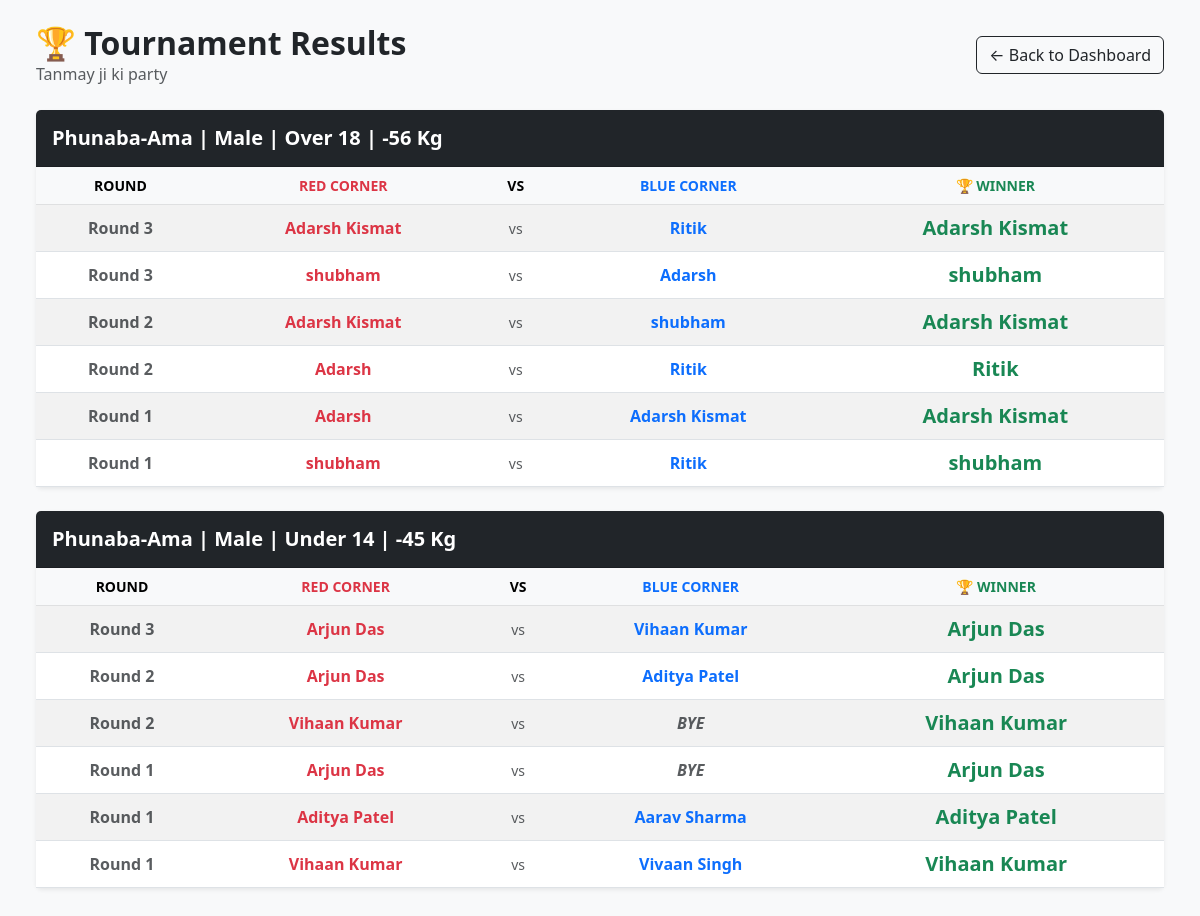
The app's page /tournaments/1/results/, older data.
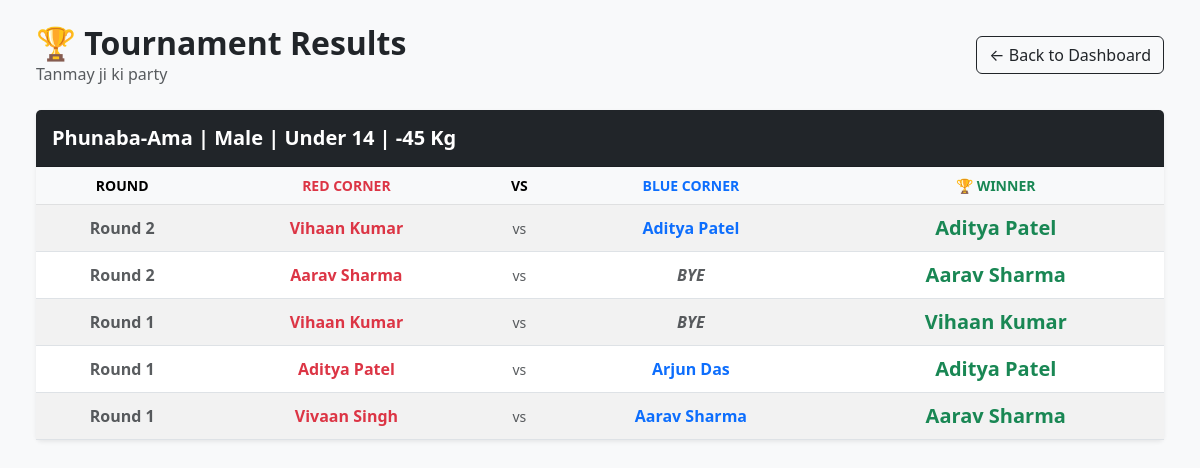
The same page, newer data.
### thangta/models.py (models this page shows, shortened)
class Tournament(models.Model):
    name = models.CharField(max_length=200)
    start_date = models.DateField()
    end_date = models.DateField(null=True, blank=True)
    location = models.CharField(max_length=200, blank=True, null=True)
    created_at = models.DateTimeField(auto_now_add=True)
    battle_rings = models.IntegerField(default=0)

class Match(models.Model):
    tournament = models.ForeignKey(Tournament, on_delete=models.CASCADE)
    event_type = models.CharField(max_length=50)
    age_category = models.CharField(max_length=3)
    weight_category = models.CharField(max_length=4)
    gender = models.CharField(max_length=10)
    is_active = models.BooleanField(default=False)
    is_completed = models.BooleanField(default=False)
    round_number = models.IntegerField(default=1)
    current_round = models.IntegerField(default=1) # Tracks Round 1, Round 2, or 3 (Tie Breaker)
    current_sub_round = models.IntegerField(default=1)
    match_sequence = models.IntegerField(help_text="Order of the match in this round")
    current_sub_round = models.IntegerField(default=1)
    active_scorers = models.ManyToManyField(CustomUser, blank=True, related_name='scoring_matches')
    ring_number = models.IntegerField(default=1)
    participant_red = models.ForeignKey(Participant, related_name='matches_as_red', on_delete=models.CASCADE)
    participant_blue = models.ForeignKey(Participant, related_name='matches_as_blue', on_delete=models.CASCADE, null=True, blank=True)
    winner = models.ForeignKey(Participant, related_name='matches_won', on_delete=models.SET_NULL, null=True, blank=True)
    round_1_red = models.IntegerField(default=0)
    round_1_blue = models.IntegerField(default=0)
    round_2_red = models.IntegerField(default=0)
    round_2_blue = models.IntegerField(default=0)
    round_3_red = models.IntegerField(default=0)
    round_3_blue = models.IntegerField(default=0)
    @property
    def age_display(self):
        age_map = {'U14': 'Under 14', 'U18': 'Under 18', 'O18': 'Over 18'}
        return age_map.get(self.age_category, self.age_category)
    @property
    def weight_display(self):
        if self.weight_category and "Kg" not in str(self.weight_category):
            return f"{self.weight_category} Kg"
        return self.weight_category
    @property
    def full_category_name(self):
        return f"{self.event_type} | {self.gender} | {self.age_display} | {self.weight_display}"

class Participant(models.Model):
    class GenderChoices(models.TextChoices):
        MALE = 'Male', 'Male'
        FEMALE = 'Female', 'Female'
    class EventTypeChoices(models.TextChoices):
        PHUNABA_AMA = 'Phunaba-Ama', 'Phunaba-Ama'
        PHUNABA_ANISHUBA = 'Phunaba-Anishuba', 'Phunaba-Anishuba'
    class AgeCategory(models.TextChoices):
        UNDER_14 = 'U14', 'Under 14'
        UNDER_18 = 'U18', 'Under 18'
        OVER_18 = 'O18', 'Over 18'
    class WeightCategory(models.TextChoices):
        MINUS_21 = '-21', '-21 Kg'
        MINUS_25 = '-25', '-25 Kg'
        MINUS_29 = '-29', '-29 Kg'
        MINUS_33 = '-33', '-33 Kg'
        MINUS_37 = '-37', '-37 Kg'
        MINUS_40 = '-40', '-40 Kg'
        MINUS_41 = '-41', '-41 Kg'
        MINUS_44 = '-44', '-44 Kg'
        MINUS_45 = '-45', '-45 Kg'
        MINUS_49 = '-49', '-49 Kg'
        MINUS_52 = '-52', '-52 Kg'
        MINUS_53 = '-53', '-53 Kg'
        MINUS_56 = '-56', '-56 Kg'
        MINUS_75 = '-75', '-75 Kg'
        PLUS_53 = '+53', '+53 Kg'
    tournament = models.ForeignKey(
        Tournament,
        on_delete=models.CASCADE,
        related_name='participants',
        null=True, blank=True
    )
    name = models.CharField(max_length=200, null=True, blank=True)
    actual_age = models.IntegerField(null=True, blank=True, help_text="Age in numbers")
    date_of_birth = models.DateField(null=True, blank=True) # Add this!
    age = models.IntegerField(default = 0)
    gender = models.CharField(max_length=10, choices=GenderChoices.choices, null=True, blank=True)
    contact = models.CharField(max_length=15, null=True, blank=True)
    district = models.CharField(max_length=100)
    district_code = models.CharField(max_length=20)
    event_type = models.CharField(max_length=50, choices=EventTypeChoices.choices, null=True, blank=True)
    age_category = models.CharField(
        max_length=3,
        choices=AgeCategory.choices,
        help_text="Select the participant's age group."
    )
    weight_category = models.CharField(
        max_length=4,
        choices=WeightCategory.choices,
        help_text="Select the participant's weight class."
    )

### thangta/views.py (the view)
# urls.py: path('tournaments/<int:tournament_id>/results/', tournament_results, name='tournament-results'),
def tournament_results(request, tournament_id):
    tournament = get_object_or_404(Tournament, id=tournament_id)
    completed_matches = Match.objects.filter(
        tournament=tournament,
        is_completed=True
    ).order_by('event_type', 'gender', 'age_category', 'weight_category', '-round_number')
    return render(request, 'tournament_results.html', {
        'tournament': tournament,
        'completed_matches': completed_matches
    })

### thangta/templates/tournament_results.html (shortened to what this page needs)
<!DOCTYPE html>
<html lang="en">
<head>
    <link href="https://cdn.jsdelivr.net/npm/bootstrap@5.3.0/dist/css/bootstrap.min.css" rel="stylesheet">
</head>
<body class="bg-light p-4">
<div class="container-fluid">
    <div class="d-flex justify-content-between align-items-center mb-4">
        <div>
            <h2 class="fw-bold m-0">🏆 Tournament Results</h2>
            <p class="text-muted m-0">{{ tournament.name }}</p>
        </div>
        <a href="{% url 'tournament-dashboard' %}" class="btn btn-outline-dark">← Back to Dashboard</a>
    </div>
    {% regroup completed_matches by full_category_name as category_list %}
    <div class="row">
        {% for category in category_list %}
        <div class="col-12 mb-4">
            <div class="card shadow-sm border-0">
                <div class="card-header bg-dark text-white py-3">
                    <h5 class="m-0 fw-bold">{{ category.grouper }}</h5>
                </div>
                <div class="card-body p-0 table-responsive">
                    <table class="table table-hover table-striped m-0 align-middle text-center">
                        <thead class="table-light">
                            <tr>
                                <th class="small">ROUND</th>
                                <th class="small text-danger">RED CORNER</th>
                                <th class="small">VS</th>
                                <th class="small text-primary">BLUE CORNER</th>
                                <th class="small text-success">🏆 WINNER</th>
                            </tr>
                        </thead>
                        <tbody>
                            {% for match in category.list %}
                            <tr>
                                <td class="fw-bold text-muted">Round {{ match.round_number }}</td>
                                <td class="fw-bold text-danger">{{ match.participant_red.name }}</td>
                                <td class="text-muted small">vs</td>
                                {% if match.participant_blue %}
                                    <td class="fw-bold text-primary">{{ match.participant_blue.name }}</td>
                                {% else %}
                                    <td class="fw-bold text-muted fst-italic">BYE</td>
                                {% endif %}
                                <td class="fw-bold text-success fs-5">
                                    {{ match.winner.name }}
                                </td>
                            </tr>
                            {% endfor %}
                        </tbody>
                    </table>
                </div>
            </div>
        </div>
        {% endfor %}
    </div>
</div>
</body>
</html>

Row changes from the older to the newer data that the page shows:
removed Match: round_number "3", participant_red.name "Adarsh Kismat", participant_blue.name "Ritik", winner.name "Adarsh Kismat", shown under "Phunaba-Ama | Male | Over 18 | -56 Kg"
removed Match: round_number "3", participant_red.name "shubham", participant_blue.name "Adarsh", winner.name "shubham", shown under "Phunaba-Ama | Male | Over 18 | -56 Kg"
removed Match: round_number "2", participant_red.name "Adarsh Kismat", participant_blue.name "shubham", winner.name "Adarsh Kismat", shown under "Phunaba-Ama | Male | Over 18 | -56 Kg"
removed Match: round_number "2", participant_red.name "Adarsh", participant_blue.name "Ritik", winner.name "Ritik", shown under "Phunaba-Ama | Male | Over 18 | -56 Kg"
removed Match: round_number "1", participant_red.name "Adarsh", participant_blue.name "Adarsh Kismat", winner.name "Adarsh Kismat", shown under "Phunaba-Ama | Male | Over 18 | -56 Kg"
removed Match: round_number "1", participant_red.name "shubham", participant_blue.name "Ritik", winner.name "shubham", shown under "Phunaba-Ama | Male | Over 18 | -56 Kg"
removed Match: round_number "3", participant_red.name "Arjun Das", participant_blue.name "Vihaan Kumar", winner.name "Arjun Das", shown under "Phunaba-Ama | Male | Under 14 | -45 Kg"
removed Match: round_number "2", participant_red.name "Arjun Das", participant_blue.name "Aditya Patel", winner.name "Arjun Das", shown under "Phunaba-Ama | Male | Under 14 | -45 Kg"
removed Match: round_number "2", participant_red.name "Vihaan Kumar", shows "BYE", winner.name "Vihaan Kumar", shown under "Phunaba-Ama | Male | Under 14 | -45 Kg"
removed Match: round_number "1", participant_red.name "Arjun Das", shows "BYE", winner.name "Arjun Das", shown under "Phunaba-Ama | Male | Under 14 | -45 Kg"
removed Match: round_number "1", participant_red.name "Aditya Patel", participant_blue.name "Aarav Sharma", winner.name "Aditya Patel", shown under "Phunaba-Ama | Male | Under 14 | -45 Kg"
removed Match: round_number "1", participant_red.name "Vihaan Kumar", participant_blue.name "Vivaan Singh", winner.name "Vihaan Kumar", shown under "Phunaba-Ama | Male | Under 14 | -45 Kg"
added Match: round_number "2", participant_red.name "Vihaan Kumar", participant_blue.name "Aditya Patel", winner.name "Aditya Patel", shown under "Phunaba-Ama | Male | Under 14 | -45 Kg"
added Match: round_number "2", participant_red.name "Aarav Sharma", shows "BYE", winner.name "Aarav Sharma", shown under "Phunaba-Ama | Male | Under 14 | -45 Kg"
added Match: round_number "1", participant_red.name "Vihaan Kumar", shows "BYE", winner.name "Vihaan Kumar", shown under "Phunaba-Ama | Male | Under 14 | -45 Kg"
added Match: round_number "1", participant_red.name "Aditya Patel", participant_blue.name "Arjun Das", winner.name "Aditya Patel", shown under "Phunaba-Ama | Male | Under 14 | -45 Kg"
added Match: round_number "1", participant_red.name "Vivaan Singh", participant_blue.name "Aarav Sharma", winner.name "Aarav Sharma", shown under "Phunaba-Ama | Male | Under 14 | -45 Kg"
Text that changed along with them:
list line gone: "Phunaba-Ama | Male | Over 18 | -56 Kg ROUND RED CORNER VS BLUE CORNER 🏆 WINNER"
